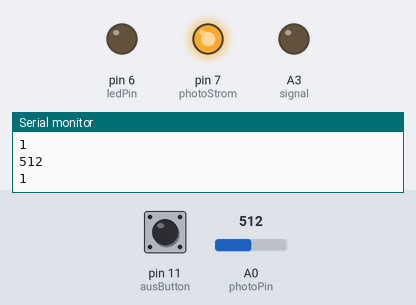
The sketch below on a simulated Arduino Uno, built with avr-gcc and run on an emulated ATmega328P. Parts: output pins drawn as LEDs (lit = HIGH), the last lines printed to the serial monitor. The test bench sets the inputs (shaded band); at power-on: A0 (photoPin) = 512, pin 11 (ausButton) HIGH.

Above: at 1.2 s.
1.3 s: A0 (photoPin) set to 986
2.8 s: A0 (photoPin) set to 1015
At 3.4 s:
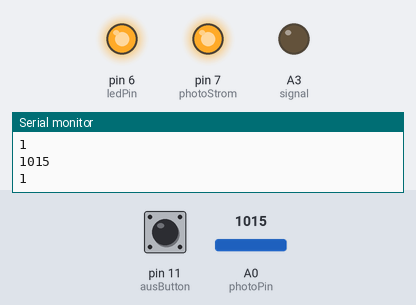
Timing chart, 0 to 5.8 s (numbered marks = the images above; inputs shaded):
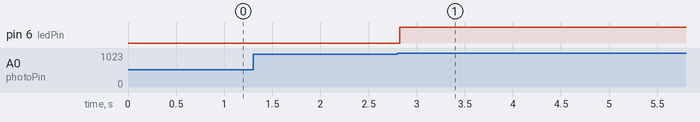

Measured:
- the behaviour switches between 1000 and 1001 on A0 (photoPin) (found by bisection; images 0 and 1)
- after the input at 2.8 s, pin 6 (ledPin): LOW → HIGH at once

The sketch:

programmMAST.ino
```cpp
#include <SoftwareSerial.h>

SoftwareSerial BTserial(2, 3); //RX | TX

const int photoPin = A0;
int signal = A3;
int photoValue = 0;
const int ledPin = 6;
const int photoStrom = 7;
const int ausButton = 11;
int button = 0;
int buttonstate = 0;
const int ausSignal = 9;

void setup()  {
    pinMode(ledPin, OUTPUT); //setzt D6 Pin als Output für die Alarm-LED
    pinMode(photoStrom, OUTPUT); //setzt den D7 Pin als Output für die Photodiode
    pinMode(signal, OUTPUT);
    pinMode(ausButton, INPUT_PULLUP); //setzt den D11 Pin als PULL-UP Input, bedeuted 0 wenn nicht verbunden mit GND und 1 bei verbindung mit GND
    digitalWrite(photoStrom, HIGH); //aktiviert die Stromversorgung für die Photodiode

    Serial.begin(9600); //aktiviert die Datenrate bei 9600 Bits pro Sekunde (Baudrate)
    BTserial.begin(38400); //aktiviert die Bluetoothdatenrate bei 38400 Bits pro Sekunde
}

void loop() {
  photoValue = analogRead(photoPin); //liest den Analogen Signal der Photodiode
  button = digitalRead(ausButton);  //Schaut ob ausButton Signal an GND liegt
  int sensorValue = analogRead(A0); //setzt den abgelesenen Wert von A0 (10-Bit ADC) in sensorValue (0-1024)
  Serial.println(sensorValue);      //zum Überprüfen im Serial Monitor
  Serial.println(button);           //siehe Z.34
  if (photoValue > 1000) {          //löst ab dem Wert Alarm aus
    while(button == HIGH){          //solange Ausbutton nicht gedrückt ist
      digitalWrite(ledPin, HIGH);   //aktiviert die Alarm-LED
      BTserial.print(1);            //sendet Alarm-Signal über Bluetooth an den SLAVE/Alarmanlage
      button = digitalRead(ausButton); //schaut ob Ausbutton gedrückt ist
      delay(100);                      //delay für Stabilität
    }
  }
  if (photoValue < 1000){             //löst bei diesen Werten kein Alarm aus
    digitalWrite(ledPin, LOW);        //deaktiviert Alarm-LED falls an, bzw. lässt sie ausbleibem
    BTserial.print(0);                //sendet OK-Signal an SLAVE/Alarmanlage
    delay(100);                       //delay für Stabilität
  }
}
```
